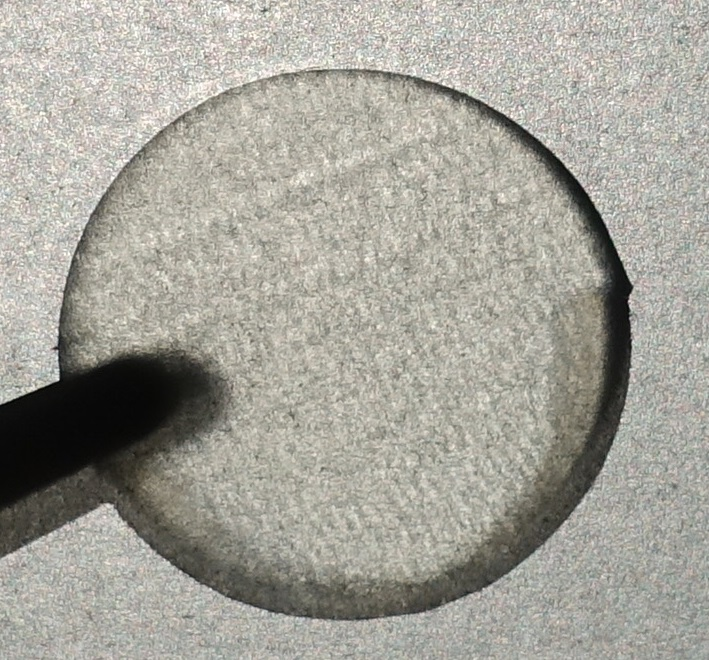
#> input picture py/h_std_05_raw.jpg, 709 x 660 px
$ python segmentation_mat.py
#> lines starting #> are read from the running program, lines starting #| are printed output that depends on the picture; after the words box and inside, x2 and y2 are one past the last pixel; in counts of white or black regions, pixels touching at a corner belong together
import numpy as np
import cv2
import matplotlib.pyplot as plt

def detect_striae(image, algorithm, *args):
#> called with algorithm = 'Threshold'
    print('---Stria detection started---')

    curr_img = image.copy()

    if algorithm == "Canny":
        sigma = 1.5
        print(f'Running Canny edge detection with sigma of {sigma}')

        # Apply Gaussian Blur (approximate sigma in Canny)
        blurred_img = cv2.GaussianBlur(image, (5, 5), sigma)

        # Apply Canny edge detection
        edges = cv2.Canny(blurred_img, 100, 200)
        im_height, im_width = edges.shape

        # Clean image edges
        print('Cleaning image edges')
        edges[:3, :] = 0
        edges[-3:, :] = 0
        edges[:, :3] = 0
        edges[:, -3:] = 0

        plt.figure('Canny-Filter')
        plt.imshow(edges, cmap='gray')
        plt.show()

        # Label connected components using OpenCV
        print('Labeling connected parts')
        num_labels, label_matrix = cv2.connectedComponents(edges)

        # Filter small areas
        min_area = 30
        print(f'Deleting areas < {min_area} pixels')
        area_values = np.bincount(label_matrix.flatten())
        large_labels = np.where(area_values > min_area)[0]

        # Rebuild the image based on filtered regions
        curr_img = np.isin(label_matrix, large_labels).astype(np.uint8)

        plt.figure()
        plt.imshow(curr_img, cmap='gray')
        plt.show()

    elif algorithm == "Threshold":
        print('Applying adaptive thresholding level')

        # Apply adaptive thresholding using OpenCV
        T = cv2.adaptiveThreshold(curr_img, 255, cv2.ADAPTIVE_THRESH_MEAN_C,
                                  cv2.THRESH_BINARY, 63, -0.58)
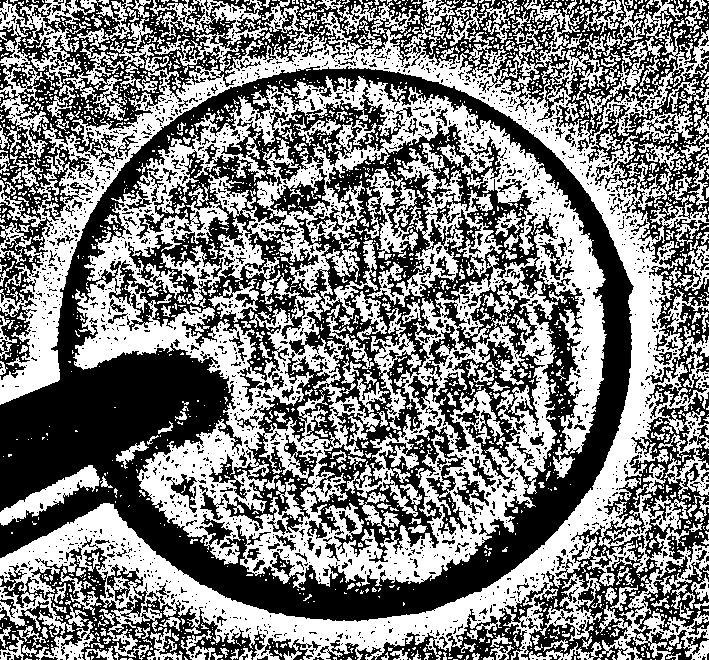
#> T: shape (660, 709); 49.9% white; 2241 white regions (1913 under 20 px), largest, box (x1, y1, x2, y2) and area: (73, 76, 607, 590) 97427, (0, 0, 709, 660) 85047, (0, 0, 125, 158) 5484
        bw = T / 255  # Normalize to binary

        plt.figure()
        plt.imshow(bw, cmap='gray')
        plt.show()

        # Morphological operations
        print('Applying morphological operations to only keep relevant areas')
        se = cv2.getStructuringElement(cv2.MORPH_ELLIPSE, (3, 3))
        cl = cv2.morphologyEx(bw, cv2.MORPH_CLOSE, se)
#> cl: shape (660, 709) float64; values 0 (black) and 1 (white), 59.3% white; 2174 black regions (1352 under 20 px), largest, box (x1, y1, x2, y2) and area: (0, 67, 634, 622) 65302, (533, 283, 580, 452) 2803, (326, 124, 465, 231) 2701

        # Remove small areas
        num_labels, label_matrix = cv2.connectedComponents(cl.astype(np.uint8))
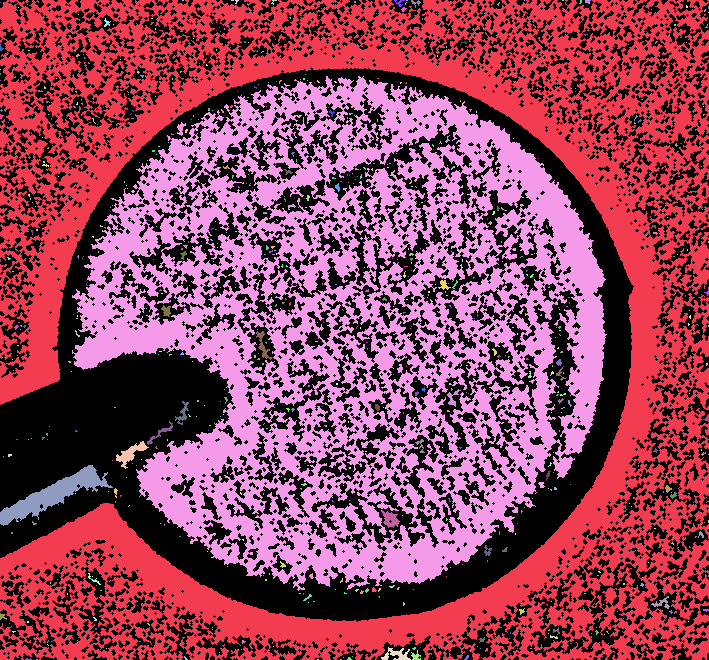
#> label_matrix: shape (660, 709) int32; 705 distinct labels, from 0 to 704; one colour per label, 0 black
#> num_labels = 705

        plt.figure()
        plt.imshow(label_matrix, cmap='gray')
        plt.show()

        print('Skeletonizing image')
        skel = skeletonize_opencv(cl.astype(np.uint8))

        # Fit a curve through the skeleton
        print('Fitting curve through each skeleton')
        curr_img = skel  # Replace this with any curve fitting logic

    # Label connected parts again after processing
    num_labels, label_matrix = cv2.connectedComponents(curr_img.astype(np.uint8))

    print('Looping through all detected striae to get brightness profile for each')
    striae_profiles = []

    for c in range(1, num_labels):
        # Get brightness values for the current stria
        curr_stria_values = image[label_matrix == c]

        # Get coordinates of each pixel of the stria
        rows, cols = np.where(label_matrix == c)

        # Fit a first-order polynomial to the points of the stria
        coeffs = np.polyfit(cols, rows, 1)

        # Perpendicular slope
        perpendicular_slope = -1 / coeffs[0]
        direction_vector_perpendicular = np.array([1, perpendicular_slope]) / np.linalg.norm([1, perpendicular_slope])

        # Find maximum brightness point of the stria
        max_ind = np.argmax(curr_stria_values)

        # Create a perpendicular line on the lightest point of the stria
        n_pixel = np.arange(-30, 31)
        points_on_line = np.array([
            [cols[max_ind], rows[max_ind]] + n * direction_vector_perpendicular
            for n in n_pixel
        ])

        # Read brightness values along this line
        x_points = points_on_line[:, 0]
        y_points = points_on_line[:, 1]
        line_values = improfile(image, x_points, y_points)

        # Remove NaN values from the profile
        line_values = line_values[~np.isnan(line_values)]

        # Store the profile
        striae_profiles.append(line_values)

    print('Stria profiles determined')
    print('---Stria detection done---')
    print('--------------------------')

    return striae_profiles, label_matrix

def skeletonize_opencv(image):
    """
    Skeletonization using OpenCV.
    """
    size = np.size(image)
#> size = 467940
    skel = np.zeros(image.shape, np.uint8)

    # Structuring element for morphological operations
    element = cv2.getStructuringElement(cv2.MORPH_CROSS, (3, 3))

    while True:
        # Open the image
        open_img = cv2.morphologyEx(image, cv2.MORPH_OPEN, element)
        # Subtract the open image from the original image
        temp = cv2.subtract(image, open_img)
        # Erode the image
        eroded = cv2.erode(image, element)
        # Or the result with the skeleton
        skel = cv2.bitwise_or(skel, temp)
        image = eroded.copy()

        # Stop if there is nothing left to erode
        if cv2.countNonZero(image) == 0:
            break
#> this loop made 20 passes
#> pass 1, in skeletonize_opencv, `open_img = cv2.morphologyEx(image, cv2.MORPH_OPEN, element)`:
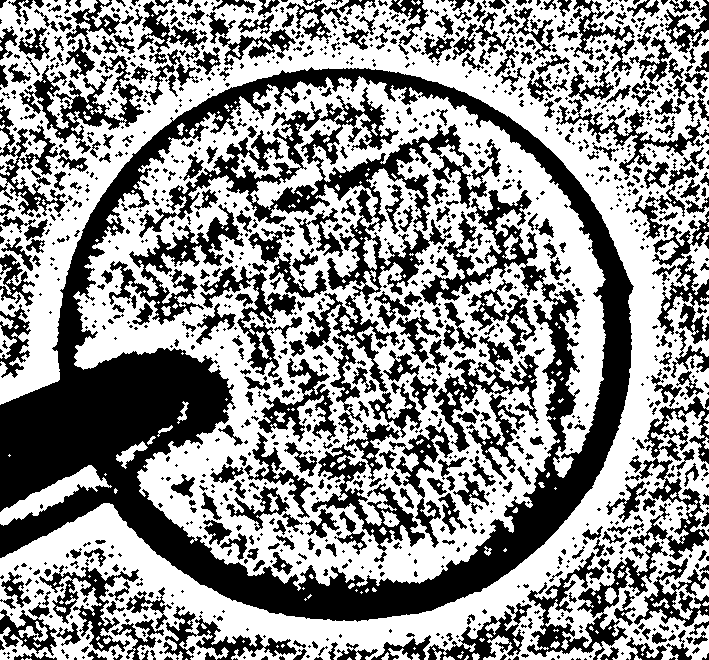
#> open_img: shape (660, 709); values 0 (black) and 1 (white), 56.7% white; 1308 black regions (832 under 20 px), largest, box (x1, y1, x2, y2) and area: (0, 67, 634, 622) 74053, (139, 87, 501, 392) 17008, (527, 542, 668, 660) 4380
#> pass 1, in skeletonize_opencv, `temp = cv2.subtract(image, open_img)`:
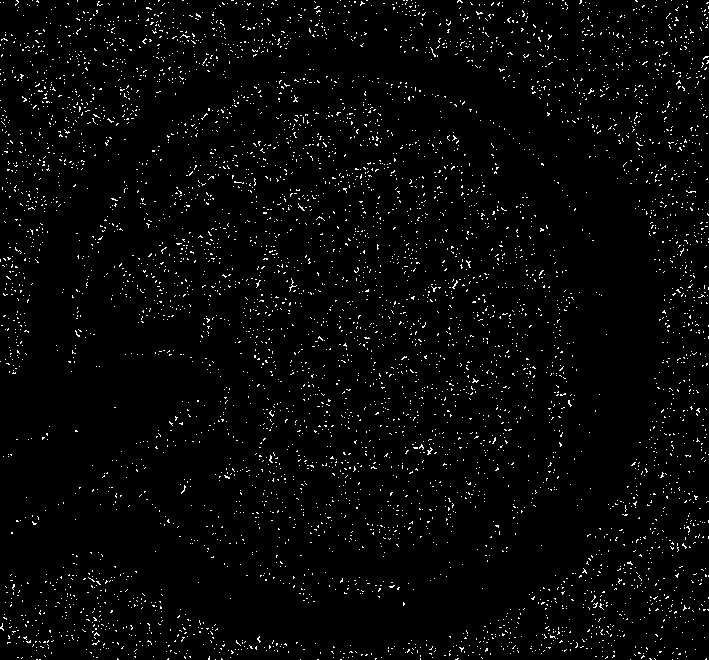
#> temp: shape (660, 709); values 0 (black) and 1 (white), 2.6% white in thin lines or dots
#> pass 1, in skeletonize_opencv, `eroded = cv2.erode(image, element)`:
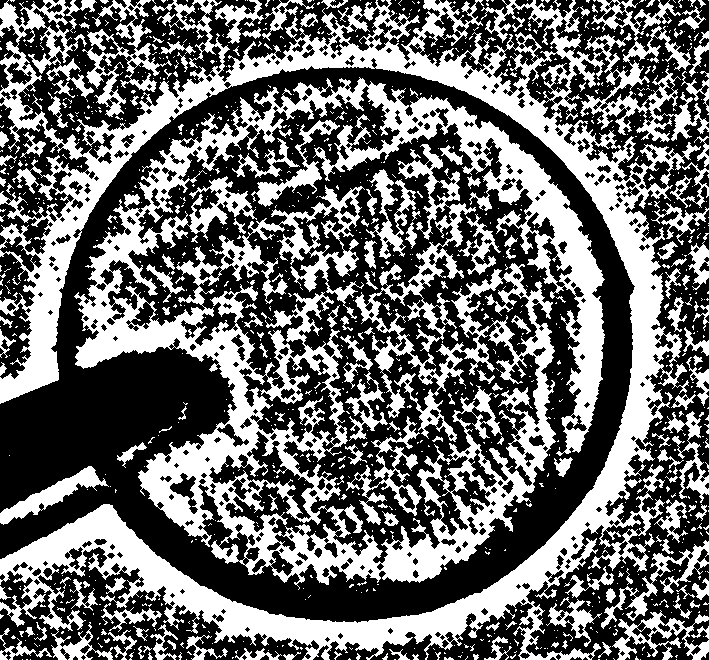
#> eroded: shape (660, 709); values 0 (black) and 1 (white), 42.2% white; 1088 white regions (905 under 20 px), largest, box (x1, y1, x2, y2) and area: (74, 77, 605, 590) 80467, (0, 0, 709, 660) 79540, (82, 0, 172, 117) 2793
#> after the loop: image: shape (660, 709); every value is 0
#> after the loop:
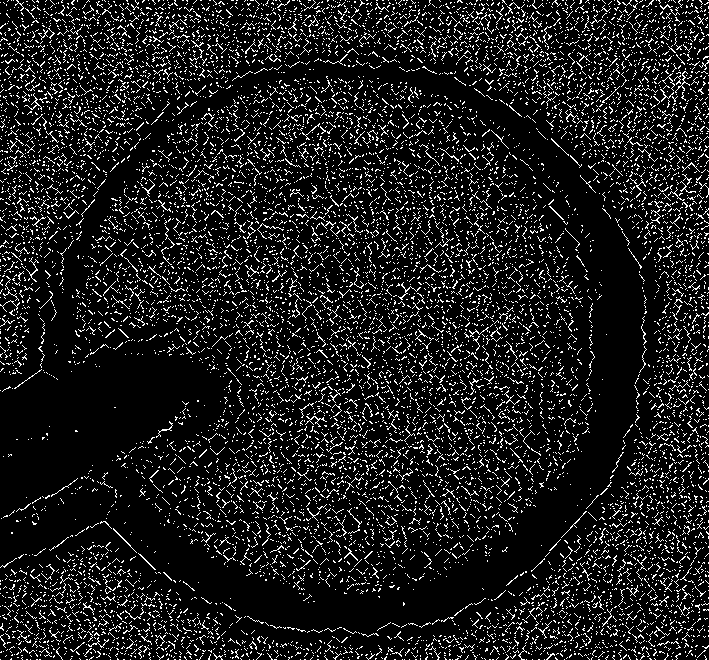
#> skel: shape (660, 709); values 0 (black) and 1 (white), 11.1% white in thin lines or dots

    return skel

def improfile(image, x_points, y_points):
    """
    Sample brightness values along a line between two points.
    """
    num_points = len(x_points)
    x_points = np.clip(np.round(x_points).astype(int), 0, image.shape[1] - 1)
    y_points = np.clip(np.round(y_points).astype(int), 0, image.shape[0] - 1)

    return image[y_points, x_points]


img = cv2.imread("h_std_05_raw.jpg",cv2.IMREAD_GRAYSCALE)

detect_striae(img, "Threshold", "args")
#> in detect_striae, `num_labels, label_matrix = cv2.connectedComponents(curr_img.astype(np...`:
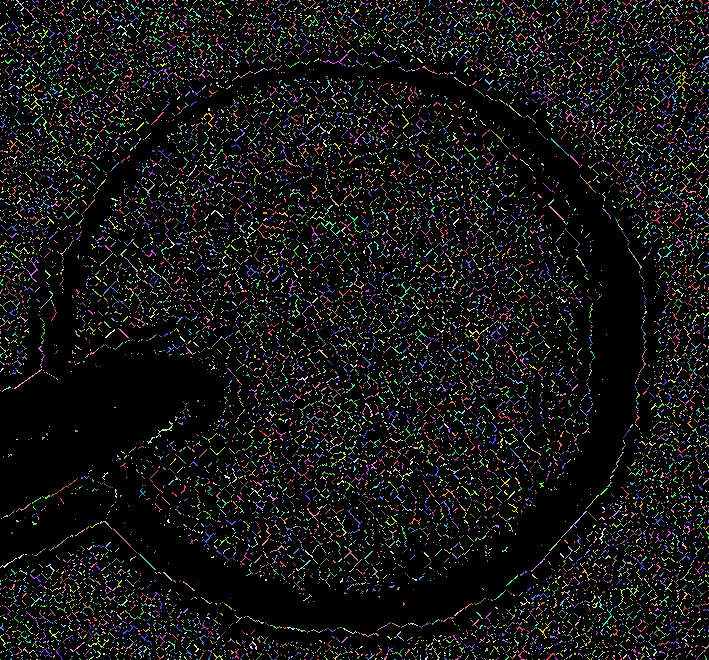
#> label_matrix: shape (660, 709) int32; 11522 distinct labels, from 0 to 11521; one colour per label, 0 black
#> in detect_striae, `num_labels, label_matrix = cv2.connectedComponents(curr_img.astype(np...`: num_labels = 11522
#> the loop in detect_striae, `for c in range(1, num_labels):` made 112 passes
#> (curr_stria_values, rows, cols, coeffs, perpendicular_slope, direction_vector_perpendicular, max_ind) on passes 1, 6, 7, 8: ([180, 224], [0, 1], [8, 7], [-1, 8], 1, [0.707, 0.707], 1), ([205, 229, 208], [0, 1, 2], [32, 33, 34], [1, -32], -1, [0.707, -0.707], 1), ([198, 203, 211, 203, 201], [0, 1, 1, 1, 2], [37, 36, 37, 38, 38], [0.357, -12.29], -2.8, [0.336, -0.942], 2), ([193, 223], [0, 1], [46, 45], [-1, 46], 1, [0.707, 0.707], 1)
#> (curr_stria_values, rows, cols, perpendicular_slope, direction_vector_perpendicular, max_ind) on passes 2, 3, 15, 22, 25, 26: ([216], [0], [11], inf, [0, nan], 0), ([214], [0], [13], inf, [0, nan], 0), ([250], [0], [102], inf, [0, nan], 0), ([173], [0], [148], inf, [0, nan], 0), ([227], [0], [163], inf, [0, nan], 0), ([214], [0], [167], inf, [0, nan], 0)
#> after the loop in detect_striae, `for c in range(1, num_labels):`: striae_profiles = 111 items
#> (the run stopped early here; a loop or call above may not have finished)
